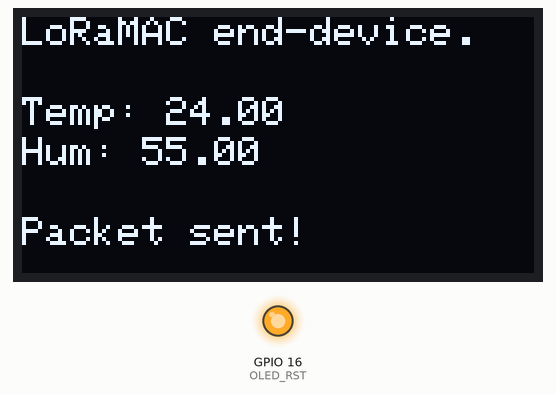
The program below on a simulated ESP32. Shown: 128×64 one-colour display, output pins drawn as LEDs (lit = HIGH). No radio packets arrive unless stated; what the program prints to the serial monitor is not drawn.

Above: at 0.2 s.

Measured:
- what the display in image 0 shows lasts 1.0 s, from 0.1 s to 1.1 s

The program:

main.cpp
```cpp
/*
 * Client to send data with LoRaMAC
 * Using: AM2315 sensor
 * Tutorial: https://www.youtube.com/watch?v=OfH80Gmgf-o
 * Can see: https://github.com/vpcola/ESP32SingleChannelGateway/
 * Frecuency: 868 MHz for Europe
 * CTIC - LoRa MAC Test
 */
#include "hal.h"
#include "loraMAC.h"

const uint INTERVAL_TIME = 1000;
const String TEMP_STRING = "Temp";
const String HUMIDITY_STRING = "Hum";

//Auxiliar Functions
String initLoraMsg(float temp, float hum)
{
  String ret = String("") + temp + "," + hum;
  return ret;
}

void waitNextLoop()
{
  delay(INTERVAL_TIME / 2);
  clearDisplay();
  delay(INTERVAL_TIME / 2);
}

//Setup and Loop
void setup()
{
  //Init Serial
  initSerialMonitor();
  while (!Serial)
    ;

  //Init Display
  initDisplay();

  //Init Lora
  initLoraMACTransceiver();
  initLoraMACCommunication();
}

void loop()
{
  // put your main code here, to run repeatedly:
  //To-Do: Read Temp and Hum
  String msg = initLoraMsg(24, 55);

  printSensorInfoInDisplay(24,55);
  LoRa_sendMessage(msg);

  waitNextLoop();
}
```

loraMac.h
```cpp
/*
 * Lora's functions using Hardware Abstraction layer
 * CTIC - LoRa MAC Test
 * LoRa Mac functions
 */

/** INCLUDES **/
#include "hal.h"

/** DEFINES **/
#define LORAWAN_FRECUENCY 868E6
#define LORA_SYNC_WORD 0x12


/** FUNCTIONS **/
void initLoraMACTransceiver();
void initLoraMACCommunication();

void onTxDone();
void onReceive(int);
void LoRa_txMode();
void LoRa_rxMode();
void LoRa_sendMessage(String);
```

loraMac.cpp
```cpp
/*
 * Lora's functions using Hardware Abstraction layer
 * CTIC - LoRa MAC Test
 * LoRa Mac functions
 */

#include "loraMac.h"

/* Init Functions */
void initLoraMACTransceiver()
{
    Serial.println("Setting LoRa MAC Pins . . .");
    LoRa.setPins(LORA_CS, LORA_RST, LORA_DIO0);
}

void initLoraMACCommunication()
{
    Serial.println("Try to init Lora:");
    while (!LoRa.begin(LORAWAN_FRECUENCY))
    {
        Serial.print(". ");
        delay(500);
    }
    LoRa.setSyncWord(LORA_SYNC_WORD); // The sync word assures you don't get LoRa messages from other LoRa transceivers ranges from 0-0xFF
    Serial.println("LoRa connect succesfully!");
}

/* Functions */
void LoRa_rxMode()
{
    LoRa.enableInvertIQ(); // active invert I and Q signals
    LoRa.receive();        // set receive mode
}

void LoRa_txMode()
{
    LoRa.idle();            // set standby mode
    LoRa.disableInvertIQ(); // normal mode
}

void LoRa_sendMessage(String message)
{
    Serial.print("Sending: {");
    Serial.print(message);
    Serial.println("}");

    LoRa_txMode();        // set tx mode
    LoRa.beginPacket();   // start packet
    LoRa.print(message);  // add payload
    LoRa.endPacket(true); // finish packet and send it
    printLoraInfoInDisplay();
}

void onReceive(int packetSize)
{
    String message = "";

    while (LoRa.available())
    {
        message += (char)LoRa.read();
    }

    Serial.print("Node Receive: ");
    Serial.println(message);
}

void onTxDone()
{
    Serial.println("TxDone");
    LoRa_rxMode();
}
```

hal.h
```cpp
/*
 * Header for the Hardware Abstraction Layer (HAL)
 * CTIC - LoRa MAC Test
 * Components ports
 */

#ifndef HAL_H
#define HAL_H

/* - - Includes - - */
#include <Arduino.h>
#include <Wire.h>
#include <Adafruit_I2CDevice.h>
#include <Adafruit_GFX.h>
#include <Adafruit_SSD1306.h>
#include <SPI.h>
#include <LoRa.h>

#ifdef ESP32
#include <WiFi.h>
#else
#include <ESP8266WiFi.h>
#endif

/* - - Defines - - */
#define MONITOR_SPEED 115200

//AM2315 Sensor, Warning: maybe need resistence
#define AM2315_SENSOR_SDA 21 //Yellow wire
#define AM2315_SENSOR_SCL 22 //White wire

//Lora PINs (See Pinout diagrams)
#define LORA_CS 18
#define LORA_SCK 5
#define LORA_MOSI 27
#define LORA_MOS0 19
#define LORA_RST 14
#define LORA_IRQ 22 //Warning: Same as Sensor's SCL
#define LORA_NSS 18 //V_SPI_CLK, Warning: Same as CS
#define LORA_DIO0 26
#define LORA_DIO1 33
#define LORA_DIO2 32

//Display
#define OLED_SDA 4
#define OLED_SCL 15
#define OLED_RST 16
#define SCREEN_WIDTH 128 // OLED display width, in pixels
#define SCREEN_HEIGHT 64 // OLED display height, in pixels

#define INIT_DISPLAY_COLUMN 0
#define TITLE_DISPLAY_ROW 0
#define TEMP_DISPLAY_ROW 20
#define HUM_DISPLAY_ROW 30
#define LORA_DISPLAY_ROW 50

/* - - Functions - - */
void initLoraMACTransceiver();
void initLoraMACCommunication();
void initSerialMonitor();
void initTempSensor();
void initDisplay();
void printSensorInfoInDisplay(float,float);
void printLoraInfoInDisplay();
void clearDisplay();

#endif
```

hal.cpp
```cpp
/*
 * Hardware Abstraction Layer (HAL)
 * CTIC - LoRa MAC Test
 */

#include "hal.h"

Adafruit_SSD1306 display(SCREEN_WIDTH, SCREEN_HEIGHT, &Wire, OLED_RST);
String Display_Title = "LoRaMAC end-device.";

void initSerialMonitor()
{
    Serial.begin(MONITOR_SPEED);
}

void initTempSensor()
{
    //TO-DO: Init AM2315 sensor
}

void initDisplay()
{
    //reset OLED display via software
    pinMode(OLED_RST, OUTPUT);
    digitalWrite(OLED_RST, LOW);
    delay(20);
    digitalWrite(OLED_RST, HIGH);

    //initialize OLED
    Wire.begin(OLED_SDA, OLED_SCL);
    if (!display.begin(SSD1306_SWITCHCAPVCC, 0x3c, false, false))
    { // Address 0x3C for 128x32
        Serial.println(F("SSD1306 allocation failed"));
        for (;;)
            ; // Don't proceed, loop forever
    }

    display.clearDisplay();
    display.setTextColor(WHITE);
    display.setTextSize(1);
}

void printSensorInfoInDisplay(float temp, float hum)
{
    display.setCursor(INIT_DISPLAY_COLUMN, TITLE_DISPLAY_ROW);
    display.print(Display_Title);
    display.setCursor(INIT_DISPLAY_COLUMN, TEMP_DISPLAY_ROW);
    display.print(String("") + "Temp: " + temp);
    display.setCursor(INIT_DISPLAY_COLUMN, HUM_DISPLAY_ROW);
    display.print(String("") + "Hum: " + hum);
    display.display();
}

void printLoraInfoInDisplay()
{
    display.setCursor(INIT_DISPLAY_COLUMN, LORA_DISPLAY_ROW);
    display.print("Packet sent!");
    display.display();
}

void clearDisplay(){
    display.clearDisplay();
}
```
